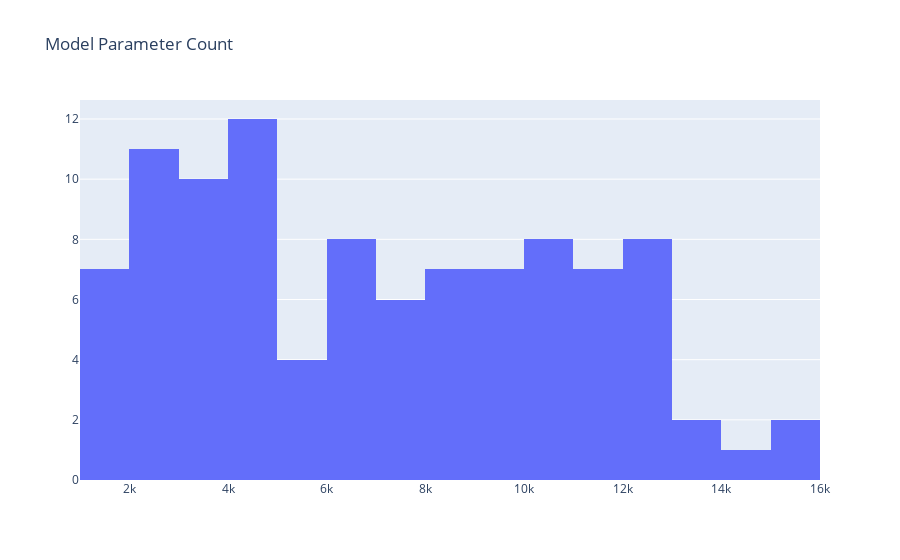

Notebook cell for this chart:
### Code cell
fig = go.Figure()
fig.add_trace(go.Histogram(x=df_data["model_dim"], nbinsx=20))
fig.update_layout(
    title="Model Parameter Count"
)
